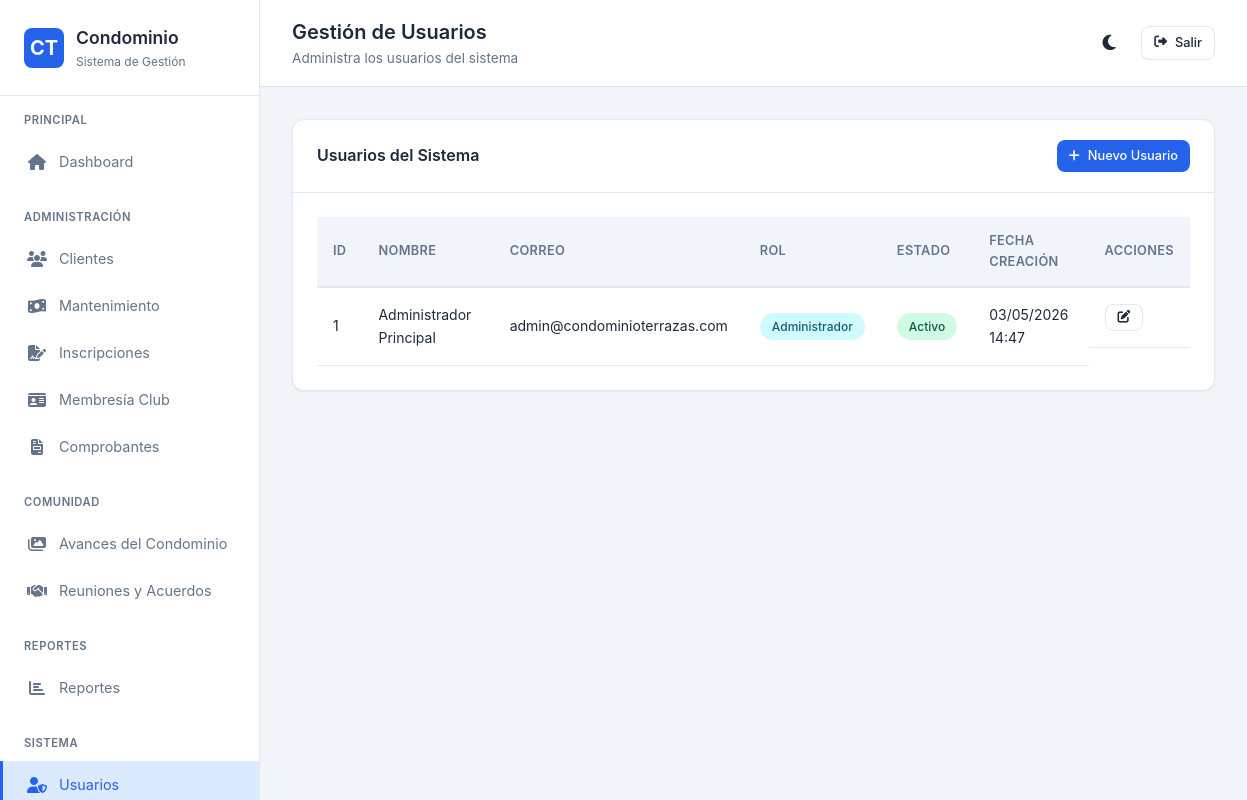
Screenshot of /controllers/usuario_controller.php?accion=listar (signed in) with the database file from the repository.
### tables this page shows
CREATE TABLE IF NOT EXISTS usuarios (
    id INT AUTO_INCREMENT PRIMARY KEY,
    nombre_completo VARCHAR(150) NOT NULL,
    correo VARCHAR(100) NOT NULL UNIQUE,
    password VARCHAR(255) NOT NULL,
    rol ENUM('administrador', 'cliente') NOT NULL DEFAULT 'cliente',
    cliente_id INT NULL,
    estado ENUM('activo', 'inactivo') NOT NULL DEFAULT 'activo',
    token_recuperacion VARCHAR(100) NULL,
    token_expiracion DATETIME NULL,
    fecha_creacion TIMESTAMP DEFAULT CURRENT_TIMESTAMP,
    fecha_actualizacion TIMESTAMP DEFAULT CURRENT_TIMESTAMP ON UPDATE CURRENT_TIMESTAMP,
    INDEX idx_correo (correo),
    INDEX idx_rol (rol),
    INDEX idx_estado (estado)
);

### config/database.php (called while the page is built, shortened)
<?php
class Database {
    private static $instance = null;
    private $connection;
    private function __construct() {
        try {
            $dsn = "mysql:host=" . DB_HOST . ";dbname=" . DB_NAME . ";charset=" . DB_CHARSET;
            $options = [
                PDO::ATTR_ERRMODE => PDO::ERRMODE_EXCEPTION,
                PDO::ATTR_DEFAULT_FETCH_MODE => PDO::FETCH_ASSOC,
                PDO::ATTR_EMULATE_PREPARES => false,
                PDO::ATTR_PERSISTENT => false
            ];
            $this->connection = new PDO($dsn, DB_USER, DB_PASS, $options);
        } catch (PDOException $e) {
            if (APP_ENV === 'development') {
                die("Error de conexión: " . $e->getMessage());
            } else {
                die("Error de conexión a la base de datos. Contacte al administrador.");
            }
        }
    }
    public static function getInstance() {
        if (self::$instance === null) {
            self::$instance = new self();
        }
        return self::$instance;
    }
    public function getConnection() {
        return $this->connection;
    }
}

### models/ModeloBase.php (called while the page is built, shortened)
<?php
class ModeloBase {
    protected $db;
    protected $tabla;
    public function __construct() {
        $this->db = Database::getInstance()->getConnection();
    }
    public function obtenerTodos($orden = 'id DESC') {
        $sql = "SELECT * FROM {$this->tabla} ORDER BY {$orden}";
        $stmt = $this->db->query($sql);
        return $stmt->fetchAll();
    }
}

### config/helpers.php (called while the page is built, shortened)
<?php
function formatearFecha($fecha, $formato = 'd/m/Y') {
    $date = new DateTime($fecha);
    return $date->format($formato);
}

### controllers/usuario_controller.php (the view, shortened to what this page needs)
<?php
require_once __DIR__ . '/../config/autoload.php';
$accion = $_GET['accion'] ?? 'listar';
$modelo_usuario = new Usuario();
switch ($accion) {
    case 'listar':
        listarUsuarios();
        break;
}
function listarUsuarios() {
    global $modelo_usuario;
    $usuarios = $modelo_usuario->obtenerTodos('id DESC');
    $titulo = 'Gestión de Usuarios';
    $subtitulo = 'Administra los usuarios del sistema';
    $pagina_actual = 'usuarios';
    ?>
    <div class="card">
        <div class="card-header">
            <h3>Usuarios del Sistema</h3>
            <a href="<?php echo APP_URL; ?>/controllers/usuario_controller.php?accion=crear" class="btn btn-primary btn-sm">
                <i class="fas fa-plus"></i> Nuevo Usuario
            </a>
        </div>
        <div class="card-body">
            <?php if (!empty($usuarios)): ?>
                <div class="table-container">
                    <table class="table">
                        <thead>
                            <tr>
                                <th>ID</th>
                                <th>Nombre</th>
                                <th>Correo</th>
                                <th>Rol</th>
                                <th>Estado</th>
                                <th>Fecha Creación</th>
                                <th>Acciones</th>
                            </tr>
                        </thead>
                        <tbody>
                            <?php foreach ($usuarios as $usuario): ?>
                                <tr>
                                    <td><?php echo $usuario['id']; ?></td>
                                    <td><?php echo $usuario['nombre_completo']; ?></td>
                                    <td><?php echo $usuario['correo']; ?></td>
                                    <td>
                                        <span class="badge <?php echo $usuario['rol'] === 'administrador' ? 'badge-info' : 'badge-secondary'; ?>">
                                            <?php echo ucfirst($usuario['rol']); ?>
                                        </span>
                                    </td>
                                    <td>
                                        <span class="badge <?php echo $usuario['estado'] === 'activo' ? 'badge-success' : 'badge-danger'; ?>">
                                            <?php echo ucfirst($usuario['estado']); ?>
                                        </span>
                                    </td>
                                    <td><?php echo formatearFecha($usuario['fecha_creacion'], 'd/m/Y H:i'); ?></td>
                                    <td class="actions">
                                        <a href="<?php echo APP_URL; ?>/controllers/usuario_controller.php?accion=editar&id=<?php echo $usuario['id']; ?>"
                                           class="btn btn-sm btn-outline" title="Editar">
                                            <i class="fas fa-edit"></i>
                                        </a>
                                    </td>
                                </tr>
                            <?php endforeach; ?>
                        </tbody>
                    </table>
                </div>
            <?php endif; ?>
        </div>
    </div>
    <?php
    $contenido = ob_get_clean();
    vista('partials/admin-layout', compact('titulo', 'subtitulo', 'contenido', 'pagina_actual'));
}
    ?>

### config/autoload.php (shortened to what this page needs)
<?php
require_once ROOT_PATH . '/config/helpers.php';
require_once ROOT_PATH . '/config/database.php';
require_once ROOT_PATH . '/models/ModeloBase.php';
function vista($nombre, $datos = []) {
    extract($datos);
    $archivo_vista = ROOT_PATH . '/views/' . $nombre . '.php';
    if (file_exists($archivo_vista)) {
        require $archivo_vista;
    } else {
        die("Vista no encontrada: {$nombre}");
    }
}
function partial($nombre, $datos = []) {
    extract($datos);
    $archivo_partial = ROOT_PATH . '/views/partials/' . $nombre . '.php';
    if (file_exists($archivo_partial)) {
        require $archivo_partial;
    }
}

### views/partials/admin-layout.php (shortened to what this page needs)
<!DOCTYPE html>
<html lang="es">
<head>
    <link rel="stylesheet" href="<?php echo APP_URL; ?>/assets/css/styles.css?v=2.0">
    <link rel="stylesheet" href="https://cdnjs.cloudflare.com/ajax/libs/font-awesome/6.4.0/css/all.min.css">
</head>
<body>
    <div class="app-container">
        <?php partial('admin-sidebar', ['pagina_actual' => isset($pagina_actual) ? $pagina_actual : '']); ?>
        <div class="main-content">
            <div class="topbar">
                <div class="topbar-left">
                    <div class="page-title">
                        <?php if (isset($titulo)): ?>
                            <h2><?php echo $titulo; ?></h2>
                        <?php endif; ?>
                        <?php if (isset($subtitulo)): ?>
                            <p><?php echo $subtitulo; ?></p>
                        <?php endif; ?>
                    </div>
                </div>
                <div class="topbar-right">
                    <button class="btn btn-outline btn-sm" id="theme-toggle" aria-label="Cambiar Tema Oscuro/Claro" style="padding: 0.5rem 0.6rem; border-radius: 50%; border: none; font-size: 1.1rem;" title="Tema Oscuro">
                        <i class="fas fa-moon"></i>
                    </button>
                    <a href="<?php echo APP_URL; ?>/controllers/auth_controller.php?accion=cerrar" class="btn btn-outline btn-sm">
                        <i class="fas fa-sign-out-alt"></i> Salir
                    </a>
                </div>
            </div>
            <div class="content">
                <?php if (isset($contenido)): ?>
                    <?php echo $contenido; ?>
                <?php endif; ?>
            </div>
        </div>
    </div>
</body>
</html>

### views/partials/admin-sidebar.php (shortened to what this page needs)
<aside class="sidebar">
    <div class="sidebar-header">
        <div class="sidebar-logo">
            <div class="logo-icon">CT</div>
            <div>
                <h1>Condominio</h1>
                <small>Sistema de Gestión</small>
            </div>
        </div>
    </div>
    <nav class="sidebar-nav">
        <div class="nav-section">
            <div class="nav-section-title">Principal</div>
            <a href="<?php echo APP_URL; ?>/index.php" class="nav-link <?php echo ($pagina_actual === 'dashboard') ? 'active' : ''; ?>">
                <i class="fas fa-home"></i>
                <span>Dashboard</span>
            </a>
        </div>
        <div class="nav-section">
            <div class="nav-section-title">Administración</div>
            <a href="<?php echo APP_URL; ?>/controllers/cliente_controller.php?accion=listar" class="nav-link <?php echo ($pagina_actual === 'clientes') ? 'active' : ''; ?>">
                <i class="fas fa-users"></i>
                <span>Clientes</span>
            </a>
            <a href="<?php echo APP_URL; ?>/controllers/pago_controller.php?accion=listar" class="nav-link <?php echo ($pagina_actual === 'pagos') ? 'active' : ''; ?>">
                <i class="fas fa-money-bill-wave"></i>
                <span>Mantenimiento</span>
            </a>
            <a href="<?php echo APP_URL; ?>/controllers/inscripcion_controller.php?accion=listar" class="nav-link <?php echo ($pagina_actual === 'inscripciones') ? 'active' : ''; ?>">
                <i class="fas fa-file-signature"></i>
                <span>Inscripciones</span>
            </a>
            <a href="<?php echo APP_URL; ?>/controllers/membresia_controller.php?accion=listar" class="nav-link <?php echo ($pagina_actual === 'membresia') ? 'active' : ''; ?>">
                <i class="fas fa-id-card"></i>
                <span>Membresía Club</span>
            </a>
            <a href="<?php echo APP_URL; ?>/controllers/comprobante_controller.php?accion=listar" class="nav-link <?php echo ($pagina_actual === 'comprobantes') ? 'active' : ''; ?>">
                <i class="fas fa-file-invoice"></i>
                <span>Comprobantes</span>
            </a>
        </div>
        <div class="nav-section">
            <div class="nav-section-title">Comunidad</div>
            <a href="<?php echo APP_URL; ?>/controllers/avance_controller.php?accion=listar" class="nav-link <?php echo ($pagina_actual === 'avances') ? 'active' : ''; ?>">
                <i class="fas fa-images"></i>
                <span>Avances del Condominio</span>
            </a>
            <a href="<?php echo APP_URL; ?>/controllers/reunion_controller.php?accion=listar" class="nav-link <?php echo ($pagina_actual === 'reuniones') ? 'active' : ''; ?>">
                <i class="fas fa-handshake"></i>
                <span>Reuniones y Acuerdos</span>
            </a>
        </div>
        <div class="nav-section">
            <div class="nav-section-title">Reportes</div>
            <a href="<?php echo APP_URL; ?>/controllers/reporte_controller.php?accion=index" class="nav-link <?php echo ($pagina_actual === 'reportes') ? 'active' : ''; ?>">
                <i class="fas fa-chart-bar"></i>
                <span>Reportes</span>
            </a>
        </div>
        <div class="nav-section">
            <div class="nav-section-title">Sistema</div>
            <a href="<?php echo APP_URL; ?>/controllers/usuario_controller.php?accion=listar" class="nav-link <?php echo ($pagina_actual === 'usuarios') ? 'active' : ''; ?>">
                <i class="fas fa-user-shield"></i>
                <span>Usuarios</span>
            </a>
        </div>
    </nav>
</aside>

### rows the page displays
usuarios: id "1", nombre_completo "Administrador Principal", correo "admin@condominioterrazas.com", rol "Administrador", estado "Activo", fecha_creacion "03/05/2026 14:47"

### other values shown
$titulo "Gestión de Usuarios"
$subtitulo "Administra los usuarios del sistema"
